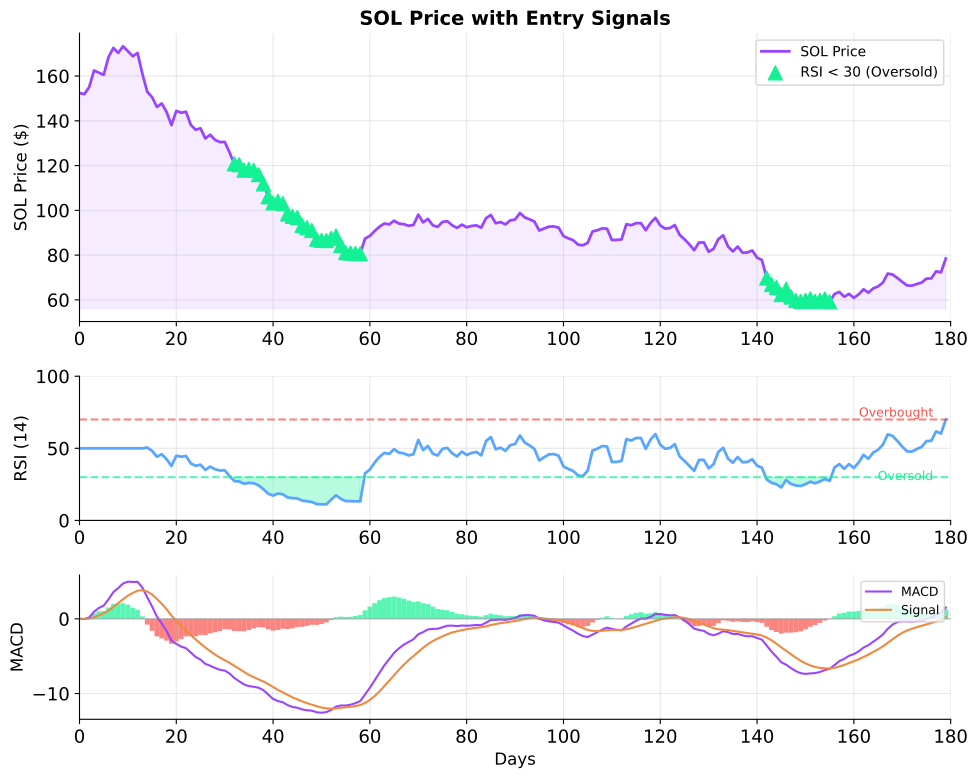

Recreate this plot in Python.
"""
Technical Indicators for SOL Entry Signals

Shows RSI (14) and MACD for identifying opportunistic entry points.
"""
import matplotlib.pyplot as plt
import numpy as np
from pathlib import Path
import sys
sys.path.insert(0, str(Path(__file__).parent.parent.parent / 'models'))
from utils import CHART_RCPARAMS, COLORS

plt.rcParams.update(CHART_RCPARAMS)

np.random.seed(42)

# Generate synthetic SOL price data (180 days)
days = 180
dates = np.arange(days)

# Create realistic price movement with trends
base_price = 150
returns = np.random.normal(0.001, 0.03, days)
# Add some trend changes
returns[30:60] = np.random.normal(-0.015, 0.025, 30)  # Downtrend
returns[60:90] = np.random.normal(0.002, 0.02, 30)    # Recovery
returns[120:150] = np.random.normal(-0.012, 0.03, 30) # Another dip
prices = base_price * np.exp(np.cumsum(returns))

# Calculate RSI (14-period)
def calculate_rsi(prices, period=14):
    deltas = np.diff(prices)
    gains = np.where(deltas > 0, deltas, 0)
    losses = np.where(deltas < 0, -deltas, 0)

    avg_gain = np.zeros(len(prices))
    avg_loss = np.zeros(len(prices))

    # First average
    avg_gain[period] = np.mean(gains[:period])
    avg_loss[period] = np.mean(losses[:period])

    # Smooth averages
    for i in range(period + 1, len(prices)):
        avg_gain[i] = (avg_gain[i-1] * (period - 1) + gains[i-1]) / period
        avg_loss[i] = (avg_loss[i-1] * (period - 1) + losses[i-1]) / period

    rs = np.where(avg_loss != 0, avg_gain / avg_loss, 100)
    rsi = 100 - (100 / (1 + rs))
    rsi[:period] = 50  # Fill initial values
    return rsi

# Calculate MACD
def calculate_ema(data, period):
    ema = np.zeros(len(data))
    ema[0] = data[0]
    multiplier = 2 / (period + 1)
    for i in range(1, len(data)):
        ema[i] = (data[i] * multiplier) + (ema[i-1] * (1 - multiplier))
    return ema

ema12 = calculate_ema(prices, 12)
ema26 = calculate_ema(prices, 26)
macd_line = ema12 - ema26
signal_line = calculate_ema(macd_line, 9)
macd_histogram = macd_line - signal_line

rsi = calculate_rsi(prices)

# Create figure with 3 subplots
fig, (ax1, ax2, ax3) = plt.subplots(3, 1, figsize=(10, 8),
                                     gridspec_kw={'height_ratios': [2, 1, 1]})

# Price chart
ax1.plot(dates, prices, color=COLORS['SOL_PURPLE'], linewidth=2, label='SOL Price')
ax1.fill_between(dates, prices.min() * 0.95, prices, alpha=0.1, color=COLORS['SOL_PURPLE'])

# Mark oversold entry points (RSI < 30)
oversold_mask = rsi < 30
ax1.scatter(dates[oversold_mask], prices[oversold_mask],
            color=COLORS['SOL_GREEN'], s=100, zorder=5, marker='^',
            label='RSI < 30 (Oversold)')

ax1.set_ylabel('SOL Price ($)', fontsize=12)
ax1.set_title('SOL Price with Entry Signals', fontsize=14, fontweight='bold')
ax1.legend(loc='upper right', fontsize=10)
ax1.grid(True, alpha=0.3)
ax1.set_xlim(0, days)

# RSI chart
ax2.plot(dates, rsi, color=COLORS['ACCENT_BLUE'], linewidth=2)
ax2.axhline(y=70, color=COLORS['ERROR_RED'], linestyle='--', linewidth=1.5, alpha=0.7)
ax2.axhline(y=30, color=COLORS['SOL_GREEN'], linestyle='--', linewidth=1.5, alpha=0.7)
ax2.fill_between(dates, 30, rsi, where=(rsi < 30), alpha=0.3, color=COLORS['SOL_GREEN'])
ax2.fill_between(dates, 70, rsi, where=(rsi > 70), alpha=0.3, color=COLORS['ERROR_RED'])
ax2.set_ylabel('RSI (14)', fontsize=12)
ax2.set_ylim(0, 100)
ax2.text(days * 0.98, 72, 'Overbought', fontsize=9, ha='right', color=COLORS['ERROR_RED'])
ax2.text(days * 0.98, 28, 'Oversold', fontsize=9, ha='right', color=COLORS['SOL_GREEN'])
ax2.grid(True, alpha=0.3)
ax2.set_xlim(0, days)

# MACD chart
colors_hist = [COLORS['SOL_GREEN'] if h >= 0 else COLORS['ERROR_RED'] for h in macd_histogram]
ax3.bar(dates, macd_histogram, color=colors_hist, alpha=0.7, width=1)
ax3.plot(dates, macd_line, color=COLORS['SOL_PURPLE'], linewidth=1.5, label='MACD')
ax3.plot(dates, signal_line, color=COLORS['WARNING_ORANGE'], linewidth=1.5, label='Signal')
ax3.axhline(y=0, color=COLORS['TEXT_SECONDARY'], linewidth=1, alpha=0.5)
ax3.set_ylabel('MACD', fontsize=12)
ax3.set_xlabel('Days', fontsize=12)
ax3.legend(loc='upper right', fontsize=9)
ax3.grid(True, alpha=0.3)
ax3.set_xlim(0, days)

plt.tight_layout()
plt.savefig(Path(__file__).parent / 'chart.pdf', dpi=300, bbox_inches='tight')
plt.close()

print("Chart saved: 07a_technical_indicators/chart.pdf")
